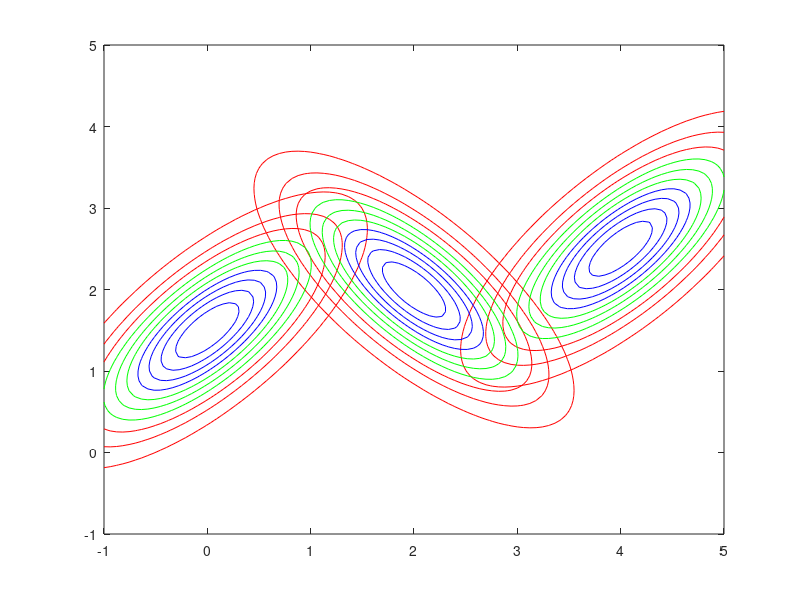

Reproduce this figure in MATLAB.
## https://de.mathworks.com/help/stats/multivariate-normal-distribution.html
## https://de.mathworks.com/help/stats/mvnrnd.html
## https://de.mathworks.com/help/stats/mvnpdf.html
## https://de.mathworks.com/help/stats/mvncdf.html
## https://octave.sourceforge.io/statistics/function/mvnpdf.html
## https://octave.sourceforge.io/statistics/function/mvncdf.html
## Sigmas: [1.0 0.5; 0.5 1.0], [1, 0.1; 0.1, 0.5], [0.25 0.3; 0.3 1], [0.9 0.4; 0.4 0.3], [1 1.5; 1.5 3]
## [cov (spread) x-axis, rotation; rotation, cov (spread) y-axis] <- must be symmertric i.e. rotation must be equal
## rotation can be negative
## Geometrix Interpretation: https://www.visiondummy.com/2014/04/geometric-interpretation-covariance-matrix/
function expmax
  mu1 = [2 2];
  sigma1 = [5 -4; -4 6] / 10;
  
  mu2 = [4 2.5];
  sigma2 = [5 4; 4 6] / 10;
  
  mu3 = [0 1.5];
  sigma3 = [5 4; 4 6] / 10;
  
  cmap = repmat([1.0 0.0 0.0; 0.0 1.0 0.0; 0.0 0.0 1.0], 100*100, 1);
  colormap(cmap);
  # disp(cmap);
  
  [X, Y] = meshgrid (linspace (-1, 5, 100));
  XY = [X(:) Y(:)];
  Z1 = mvnpdf (XY, mu1, sigma1);
  Z1 = reshape (Z1, size (X));
  
  Z2 = mvnpdf (XY, mu2, sigma2);
  Z2 = reshape (Z2, size (X));
  
  Z3 = mvnpdf (XY, mu3, sigma3);
  Z3 = reshape (Z3, size (X));
  contour ([X; X; X], [Y; Y; Y], [Z1; Z2; Z3]);
endfunction
